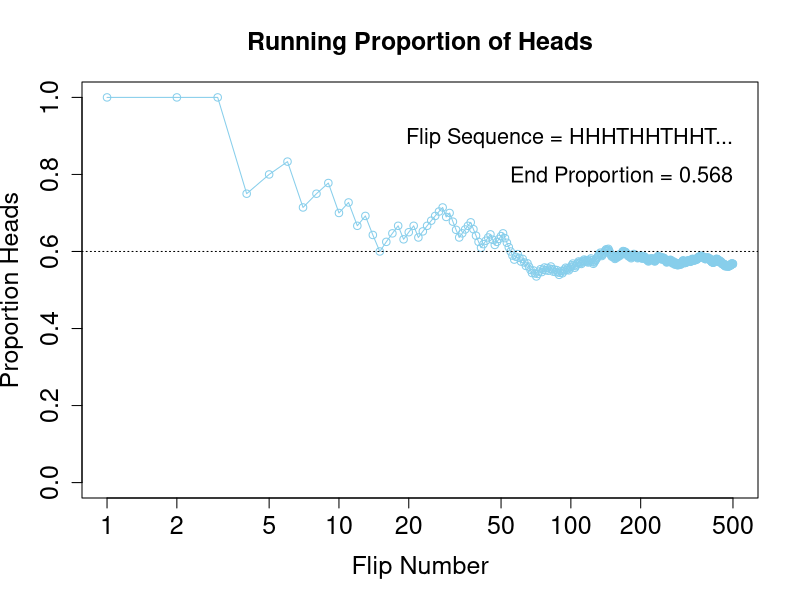

This chart was generated by the following R code:
N = 500 # Specify the total number of flips, denoted N.
pHeads = 0.6# Specify underlying probability of heads.
# Flip a coin N times and compute the running proportion of heads at each flip.
# Generate a random sample of N flips (heads=1, tails=0):
flipSequence = sample( x=c(0,1), prob=c(1-pHeads,pHeads), size=N, replace=TRUE )
# Compute the running proportion of heads:
r = cumsum( flipSequence ) # Cumulative sum: Number of heads at each step.
n = 1:N                    # Number of flips at each step.
runProp = r / n            # Component by component division.
# Graph the running proportion:
plot( n , runProp , type="o" , log="x" , col="skyblue" ,
      xlim=c(1,N) , ylim=c(0.0,1.0) , cex.axis=1.5 ,
      xlab="Flip Number" , ylab="Proportion Heads" , cex.lab=1.5 ,
      main="Running Proportion of Heads" , cex.main=1.5 )
# Plot a dotted horizontal reference line:
abline( h=pHeads , lty="dotted" )
# Display the beginning of the flip sequence:
flipLetters = paste( c("T","H")[flipSequence[1:10]+1] , collapse="" )
displayString = paste0( "Flip Sequence = " , flipLetters , "..." )
text( N , .9 , displayString , adj=c(1,0.5) , cex=1.3 )
# Display the relative frequency at the end of the sequence.
text( N , .8 , paste("End Proportion =",runProp[N]) , adj=c(1,0.5) , cex=1.3 )